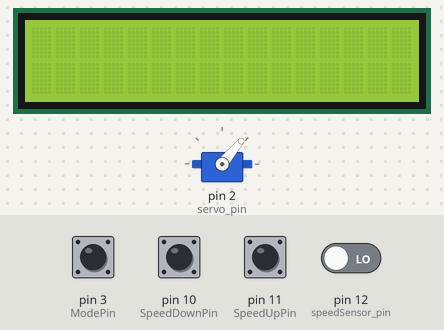
This sketch was run on a simulated Arduino Uno, built with avr-gcc and run on an emulated ATmega328P. On the bench: servo, 16×2 character LCD. The inputs (shaded band) are chosen by the test bench; at power-on: pin 3 (ModePin), pin 10 (SpeedDownPin), pin 11 (SpeedUpPin), pin 12 (speedSensor_pin) LOW. What the sketch prints to the serial monitor is not drawn.

Above: at 0.8 s.
0.9 s: pin 12 (speedSensor_pin) driven HIGH
At 1.5 s:
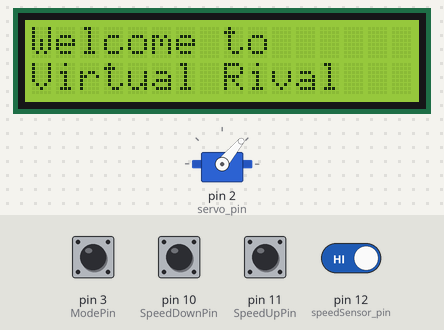
2.4 s: pin 3 (ModePin) pulled HIGH for 0.15 s
At 3.4 s:
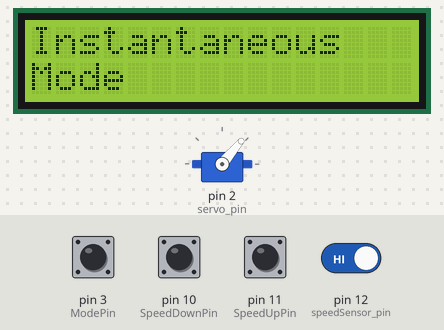
5.5 s: pin 3 (ModePin) pulled HIGH for 1 s
At 6.5 s:
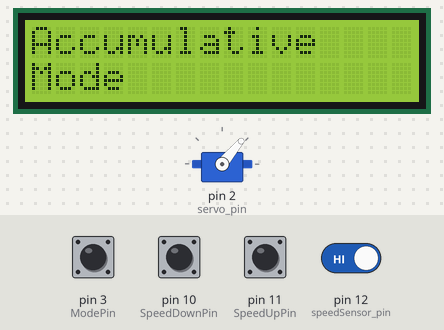
9.0 s: pin 3 (ModePin) pulled HIGH for 0.15 s
At 10.0 s:
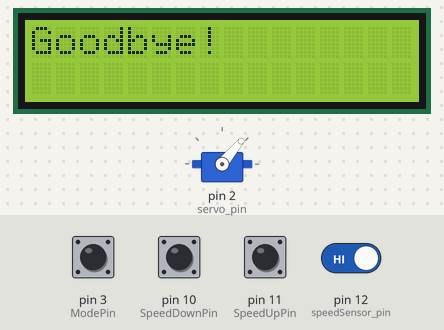
Timing chart, 0 to 12.0 s (numbered marks = the images above; inputs shaded):
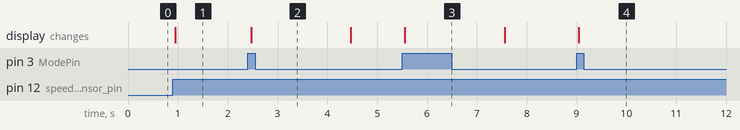

The sketch:

Final_code.ino
```cpp
#include<Servo.h>
#include<math.h>
#include <LiquidCrystal.h>

//--------------------------------------------------------------------------------
//------- This is the main code for the BikePacer Virtual Rival Product ----------
//-------------------- tim.linke@tum.de ----- 14.01.2021 -------------------------
//--------------------------------------------------------------------------------

//--------------------------------------
//----------- SET UP -------------------
//--------------------------------------

// BUTTONS
//Mode Button Settings
int ModeState = 0;
int ModePin = 3;
int ModeNew;
int ModeOld = 1;
//Speed Up Button
int SpeedUpState = 0;
int SpeedUpPin = 11;
int SpeedUpNew;
int SpeedUpOld = 1;
//Speed Down Button
int SpeedDownState = 0;
int SpeedDownPin = 10;
int SpeedDownNew;
int SpeedDownOld = 1;

// HELP VARIABLES
//For text which should only appear once
int intro1 = 0;
int intro2 = 0;
int finish = 0;

//DATA
//Velocity Data
int RivalV = 25;
int UserV = 19; //get data from light sensor
float UserV_float;
char RivalText1[16];
char RivalText2[4];

//MODES
//Mode Settings
int AccMode = 0;
int InstMode = 0;

//SERVO MOTOR
Servo myservo;
int servo_pin = 2;
double pos = 0;

//SENSOR
int speedSensor_pin = 12;

//LCD Display
LiquidCrystal lcd(4,5,6,7,8,9);

//TIME
int clock = 10;
double StartTime = 0;
double CurrentTime = 0;
double deltaTime = 0;

//POSITION
double laser_height = 1.01;
double circ = 2.280;
double min_distance = 0.5;
double ref_distance = 1.5;
double max_distance = 2.5;
double correction_angle = -6;
double laser_pos = 0;
double laser_realpos = 0;
double deltaD = 0;

//SPEED
double targetSpeed = 10; // in km/h
double distance_ratio = 0.1; // ratio between real distance and displayed distance
boolean v = false;
boolean lastInput = false;
boolean firstRun = true;


void setup() {
  // setup hardware
  pinMode(speedSensor_pin, INPUT);
  myservo.attach(servo_pin);
  Serial.begin(9600);
  pinMode(ModePin, INPUT);
  pinMode(SpeedUpPin, INPUT);
  pinMode(SpeedDownPin, INPUT);

  lcd.begin(16,2);

  //set laser position to starting position
  laser_pos = ref_distance;
  laser_realpos = ref_distance;
  myservo.write((180/3.1415)*atan(laser_pos/laser_height) + correction_angle);


  //First measurement is invalid. Loop ensures valid data
  while(firstRun){
    v = digitalRead(speedSensor_pin);
    //Serial.println(v);
    delay(2);
    if (v) {
      if (lastInput != v) {
        CurrentTime = millis();
        deltaTime = CurrentTime - StartTime;
        Serial.println(deltaTime);
        StartTime = CurrentTime;
        }
      firstRun = false;
    }
    lastInput = v;
  }

}

//--------------------------------------
//----------- ACTIONS ------------------
//--------------------------------------
void loop() {
  //check Mode
  //---------------------------------
  //------- Reading Buttons ---------
  //---------------------------------
  //Mode Button Read
  delay(10);
  ModeNew = digitalRead(ModePin);
  if(ModeOld == 0 && ModeNew == 1){
    if (ModeState == 0){
      ModeState = 1;
    }
    else if (ModeState == 1){
      ModeState = 2;
    }
    else if (ModeState == 2){
      ModeState = 3;
    }
    else {
      ModeState = 0;
    }
  }
  ModeOld = ModeNew;
  delay(10);

  //SpeedUp Button Read
  SpeedUpNew = digitalRead(SpeedUpPin);
  if(SpeedUpOld == 0 && SpeedUpNew == 1){
    if (SpeedUpState == 0){
      SpeedUpState = 1;
    }
    else {
      SpeedUpState = 0;
      }
  }
  SpeedUpOld = SpeedUpNew;
  delay(10);

  //SpeedDown Button Read
  SpeedDownNew = digitalRead(SpeedDownPin);
  if(SpeedDownOld == 0 && SpeedDownNew == 1){
    if (SpeedDownState == 0){
      SpeedDownState = 1;
    }
    else {
      SpeedDownState = 0;
      }
  }
  SpeedDownOld = SpeedDownNew;
  delay(10);

  //---------------------------------
  //------ Speed Measurement --------
  //---------------------------------
  v = digitalRead(speedSensor_pin);

  if (v && lastInput != v) {

    // set times
    CurrentTime = millis();
    deltaTime = CurrentTime - StartTime; //time between measurements
    StartTime = CurrentTime;
    deltaD = (targetSpeed*deltaTime/3600) - circ; //delta distance between set target and current speed
    //Serial.print(deltaTime);
    // set distance & angle
    laser_pos += distance_ratio * deltaD;
    laser_realpos += deltaD;
    if (laser_pos > max_distance) {
      laser_pos = max_distance;
    }
    if (laser_pos < min_distance) {
      laser_pos = min_distance;
    }

    // move motor
    myservo.write((180/3.1415)*atan(laser_pos/laser_height) + correction_angle);

    // control printouts
    //Serial.println("deltaD: ");
    //Serial.println(deltaD);
    UserV_float = (circ / (deltaTime/1000)) * 3.6;
    UserV = round(UserV_float);
    //Serial.print(UserV_float);

  }
  else {
    //deltaTime = deltaTime + CurrentTime;
    }


  // Buttons
  if (ModeState == 0){
    //Welcome screen LCD
    lcd.setCursor(0,0);
    lcd.print("Welcome to ");
    lcd.setCursor(0,1);
    lcd.print("Virtual Rival");
    intro1 = 0; //reset intro setting
    intro2 = 0;
    finish = 0;
  }
  if (ModeState == 1){
    AccMode = 0;
    InstMode = 1;
    //Instantaneous message
    if (intro1 == 0){
      lcd.clear();
      lcd.setCursor(0,0);
      lcd.print("Instantaneous");
      lcd.setCursor(0,1);
      lcd.print("Mode");
      delay(2000);
      intro1 = 1;
    }
    //Home Screen LCD
    //lcd.clear();
    sprintf(RivalText1, "Rival:   %i km/h", RivalV);
    lcd.setCursor(0,0);
    lcd.print(RivalText1);
    lcd.setCursor(0,1);
    lcd.print("You:        km/h");
    //delay(500);
      //current velocity blinking
    lcd.setCursor(9,1);
    sprintf(RivalText2, "%i", UserV);
    lcd.print(RivalText2);
    //delay(500);
    //lcd.clear();
  }
  if (ModeState == 2){
    InstMode = 0;
    AccMode = 1;
    //Accumulative message
    if (intro2 == 0){
      lcd.clear();
      lcd.setCursor(0,0);
      lcd.print("Accumulative");
      lcd.setCursor(0,1);
      lcd.print("Mode");
      delay(2000);
      intro2 = 1;
    }
    //Home Screen LCD
    //lcd.clear();
    sprintf(RivalText1, "Rival:   %i km/h", RivalV);
    lcd.setCursor(0,0);
    lcd.print(RivalText1);
    lcd.setCursor(0,1);
    lcd.print("You:        km/h");
    //delay(500);
      //current velocity blinking
    lcd.setCursor(9,1);
    sprintf(RivalText2, "%i", UserV);
    lcd.print(RivalText2);
    //delay(500);
    //lcd.clear();
  }
  if (ModeState == 3){
    //Turn Off
    InstMode = 0;
    AccMode = 0;
    lcd.clear();
    if (finish == 0){
      lcd.print("Goodbye!");
      delay(3000);
      finish = 1;
    }

    lcd.clear();
    //turn laser off
  }

  if (SpeedUpState == 1){
    RivalV += 1;
    SpeedUpState = 0;
  }
  if (SpeedDownState == 1){
    RivalV -= 1;
    SpeedDownState = 0;
  }

  //Implement Button Action for SpeedUp
  //Implement Button Action for SPeedDown
  //Figure out how to pass string to LCD.print function


  lastInput = v;
}
```

Measured:
- after the input at 0.9 s, the display: changes after 0.05 s (image 1)
- after the input at 2.4 s, the display: changes after 0.07 s (image 2)
- after the input at 5.5 s, the display: changes after 0.06 s (image 3)
- after the input at 9.0 s, the display: changes after 0.05 s (image 4)
